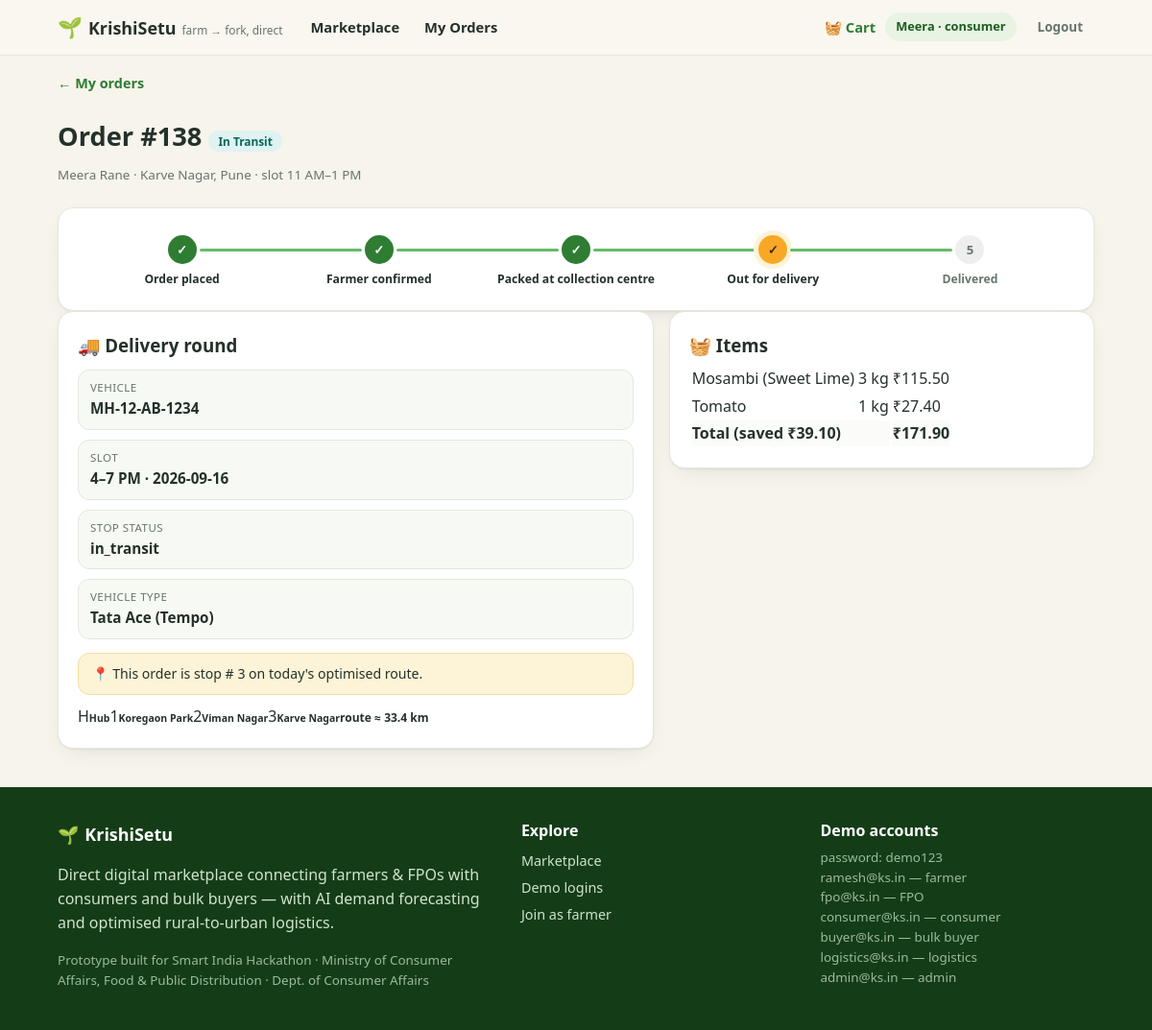
/track/138 (signed in), run on the app's committed database.
### tables this page shows
CREATE TABLE users(
  id INTEGER PRIMARY KEY AUTOINCREMENT, name TEXT NOT NULL, email TEXT UNIQUE NOT NULL,
  password_hash TEXT NOT NULL, role TEXT NOT NULL CHECK(role IN
    ('farmer','consumer','buyer','logistics','admin')),
  phone TEXT, address TEXT, lat REAL, lng REAL,
  created_at TEXT DEFAULT (date('now')));

CREATE TABLE orders(
  id INTEGER PRIMARY KEY AUTOINCREMENT, buyer_id INTEGER REFERENCES users(id),
  buyer_type TEXT DEFAULT 'retail', status TEXT DEFAULT 'placed',
  subtotal REAL, savings REAL, delivery_fee REAL, total REAL,
  payment_mode TEXT DEFAULT 'UPI (demo)', address TEXT, lat REAL, lng REAL,
  slot TEXT, placed_on TEXT DEFAULT (date('now')),
  created_ts TEXT DEFAULT (datetime('now','localtime')));

CREATE TABLE vehicles(
  id INTEGER PRIMARY KEY AUTOINCREMENT, code TEXT UNIQUE, vtype TEXT,
  capacity_kg REAL, hub TEXT, hub_lat REAL, hub_lng REAL, status TEXT DEFAULT 'idle');

CREATE TABLE deliveries(
  id INTEGER PRIMARY KEY AUTOINCREMENT, order_id INTEGER REFERENCES orders(id),
  vehicle_id INTEGER REFERENCES vehicles(id), stop_name TEXT, address TEXT,
  lat REAL, lng REAL, slot TEXT, ddate TEXT, seq INTEGER DEFAULT 0,
  status TEXT DEFAULT 'pending');

CREATE TABLE order_items(
  id INTEGER PRIMARY KEY AUTOINCREMENT, order_id INTEGER REFERENCES orders(id),
  listing_id INTEGER REFERENCES listings(id), farmer_id INTEGER,
  crop_id INTEGER, crop_name TEXT, qty REAL, price REAL, amount REAL);

### app.py (the view)
@app.route("/track/<int:oid>")
def track(oid):
    order = q("SELECT o.*, u.name AS buyer_name FROM orders o JOIN users u ON u.id=o.buyer_id "
              "WHERE o.id=?", (oid,), one=True)
    if not order:
        flash("Order not found.", "err")
        return redirect(url_for("marketplace"))
    items = q("SELECT * FROM order_items WHERE order_id=?", (oid,))
    dlv = q("SELECT d.*, v.code AS vehicle, v.vtype FROM deliveries d "
            "LEFT JOIN vehicles v ON v.id=d.vehicle_id WHERE d.order_id=? "
            "ORDER BY d.ddate DESC LIMIT 1", (oid,), one=True)
    stops, cur_stop = [], None
    if dlv and dlv["vehicle_id"] and dlv["status"] != "delivered":
        stops = q("SELECT * FROM deliveries WHERE vehicle_id=? AND ddate=? ORDER BY seq",
                  (dlv["vehicle_id"], dlv["ddate"]))
        cur_stop = next((s for s in stops if s["id"] == dlv["id"]), None)
    return render_template("track.html", order=order, items=items, dlv=dlv,
                           steps=timeline_for(order), stops=stops, cur_stop=cur_stop,
                           map=route_map(HUB, [dict(s) for s in stops]) if stops else "")

### app.py (called while the page is built, shortened)
def get_db():
    if "db" not in g:
        g.db = sqlite3.connect(DB)
        g.db.row_factory = sqlite3.Row
        g.db.execute("PRAGMA foreign_keys = ON")
    return g.db

@app.before_request
def set_today():
    g.today = date.today()

def q(sql, args=(), one=False):
    cur = get_db().execute(sql, args)
    rows = cur.fetchall()
    return (rows[0] if rows else None) if one else rows

def current_user():
    uid = session.get("uid")
    if not uid:
        return None
    if "cu" not in g:
        g.cu = q("SELECT * FROM users WHERE id=?", (uid,), one=True)
    return g.cu

def inr(v):
    try:
        v = round(float(v), 2)
    except (TypeError, ValueError):
        return "₹0"
    s = f"{v:,.2f}"
    whole, _, frac = s.partition(".")
    whole = whole.replace(",", "")
    return f"₹{whole}.{frac}"

@app.context_processor
def inject_globals():
    cart = session.get("cart", {})
    return dict(user=current_user(),
                cart_count=sum(cart.values()),
                today=date.today(),
                STEPS=STEPS)

def timeline_for(order):
    if order["status"] == "cancelled":
        return []
    names = [s[0] for s in STEPS]
    try:
        idx = names.index(order["status"])
    except ValueError:
        idx = 0
    return [dict(key=k, label=lab, done=(i <= idx), current=(i == idx))
            for i, (k, lab) in enumerate(STEPS)]

### ml/optimizer.py (called while the page is built)
def haversine_km(lat1, lon1, lat2, lon2):
    r = 6371.0
    p1, p2 = math.radians(lat1), math.radians(lat2)
    dp = math.radians(lat2 - lat1)
    dl = math.radians(lon2 - lon1)
    a = math.sin(dp / 2) ** 2 + math.cos(p1) * math.cos(p2) * math.sin(dl / 2) ** 2
    return 2 * r * math.asin(math.sqrt(a))

def route_length_km(depot, order, stops):
    pts = [depot] + [stops[i] for i in order] + [depot]
    total = 0.0
    for a, b in zip(pts, pts[1:]):
        total += haversine_km(a["lat"], a["lng"], b["lat"], b["lng"])
    return total

### templates/track.html (shortened to what this page needs)
{% extends "base.html" %}
{% from "_macros.html" import badge_status %}
{% block content %}
<div class="wrap">
  <a class="crumb" href="{{ url_for('orders') }}">← My orders</a>
  <div class="page-head">
    <div><h1>Order #{{ order['id'] }} {{ badge_status(order['status']) }}</h1>
      <p class="fine">{{ order['buyer_name'] }} · {{ order['address'] }} · slot {{ order['slot'] }}</p></div>
  </div>
  {% if order['status'] == 'cancelled' %}
    <div class="card empty">This order was cancelled.</div>
  {% else %}
  <div class="card">
    <div class="timeline">
      {% for s in steps %}
      <div class="tl-step {{ 'done' if s.done }} {{ 'current' if s.current }}">
        <div class="tl-dot">{{ '✓' if s.done else loop.index }}</div>
        <div class="tl-lab">{{ s.label }}</div>
      </div>
      {% endfor %}
    </div>
  </div>
  <div class="track-grid">
    <div class="card">
      <h3>🚚 Delivery round</h3>
      {% if dlv %}
        <div class="facts col">
          <div><span>Vehicle</span><b>{{ dlv['vehicle'] or 'Awaiting assignment' }}</b></div>
          <div><span>Slot</span><b>{{ dlv['slot'] }} · {{ dlv['ddate'] }}</b></div>
          <div><span>Stop status</span><b>{{ dlv['status'] }}</b></div>
          {% if dlv['vtype'] %}<div><span>Vehicle type</span><b>{{ dlv['vtype'] }}</b></div>{% endif %}
        </div>
        {% if cur_stop %}<div class="note">📍 This order is stop #
          {% set ns = namespace(i=0) %}{% for s in stops if s['status'] != 'delivered' %}{% if s['id'] == cur_stop['id'] %}{{ loop.index }}{% endif %}{% endfor %}
          on today's optimised route.</div>{% endif %}
      {% else %}
        <p class="fine">Not yet assigned to a vehicle — it joins the next optimised round from the hub.</p>
      {% endif %}
      {% if map %}<div class="map-wrap {{ 'anim' if cur_stop }}">{{ map|safe }}</div>{% endif %}
    </div>
    <div class="card">
      <h3>🧺 Items</h3>
      <table>
        <tbody>
        {% for it in items %}
          <tr><td>{{ it['crop_name'] }}</td><td>{{ '%g'|format(it['qty']) }} kg</td><td>{{ it['amount']|inr }}</td></tr>
        {% endfor %}
        <tr class="total-row"><td colspan="2"><b>Total (saved {{ order['savings']|inr }})</b></td><td><b>{{ order['total']|inr }}</b></td></tr>
        </tbody>
      </table>
    </div>
  </div>
  {% endif %}
</div>
{% endblock %}

### templates/base.html (shortened to what this page needs)
<!doctype html>
<html lang="en">
<head>
<link rel="stylesheet" href="{{ url_for('static', filename='css/style.css') }}">
</head>
<body>
<header class="topbar">
  <div class="wrap nav">
    <a class="brand" href="{{ url_for('index') }}"><span class="leaf">🌱</span> <b>KrishiSetu</b><span class="tagline">farm → fork, direct</span></a>
    <nav class="links">
      <a href="{{ url_for('marketplace') }}">Marketplace</a>
      {% if user and user.role == 'farmer' %}
        <a href="{{ url_for('farmer_dash') }}">Dashboard</a>
        <a href="{{ url_for('farmer_insights') }}">AI Insights</a>
        <a href="{{ url_for('farmer_listings') }}">My Listings</a>
      {% elif user and user.role == 'buyer' %}
        <a href="{{ url_for('buyer_dash') }}">Buyer Hub</a>
        <a href="{{ url_for('orders') }}">My Orders</a>
      {% elif user and user.role == 'consumer' %}
        <a href="{{ url_for('orders') }}">My Orders</a>
      {% elif user and user.role == 'logistics' %}
        <a href="{{ url_for('logistics') }}">Logistics Console</a>
      {% elif user and user.role == 'admin' %}
        <a href="{{ url_for('admin') }}">Admin</a>
        <a href="{{ url_for('logistics') }}">Logistics</a>
      {% endif %}
    </nav>
    <div class="nav-right">
      {% if user %}
        {% if user.role in ('consumer', 'buyer') %}
          <a class="cart" href="{{ url_for('cart') }}">🧺 Cart{% if cart_count %} <span class="pill">{{ cart_count }}</span>{% endif %}</a>
        {% endif %}
        <span class="chip">{{ user.name.split(' ')[0] }} · {{ user.role }}</span>
        <form method="post" action="{{ url_for('logout') }}" class="inline"><button class="btn ghost sm">Logout</button></form>
      {% else %}
        <a class="btn ghost sm" href="{{ url_for('login') }}">Login</a>
        <a class="btn primary sm" href="{{ url_for('register') }}">Join free</a>
      {% endif %}
    </div>
  </div>
</header>
<main>{% block content %}{% endblock %}</main>
<footer>
  <div class="wrap cols">
    <div>
      <div class="brand">🌱 <b>KrishiSetu</b></div>
      <p>Direct digital marketplace connecting farmers &amp; FPOs with consumers and bulk buyers — with AI demand forecasting and optimised rural-to-urban logistics.</p>
      <p class="fine">Prototype built for Smart India Hackathon · Ministry of Consumer Affairs, Food &amp; Public Distribution · Dept. of Consumer Affairs</p>
    </div>
    <div>
      <h4>Explore</h4>
      <a href="{{ url_for('marketplace') }}">Marketplace</a>
      <a href="{{ url_for('login') }}">Demo logins</a>
      <a href="{{ url_for('register') }}">Join as farmer</a>
    </div>
    <div>
      <h4>Demo accounts</h4>
      <span class="fine">password: demo123</span>
      <span class="fine">ramesh@ks.in — farmer</span>
      <span class="fine">fpo@ks.in — FPO</span>
      <span class="fine">consumer@ks.in — consumer</span>
      <span class="fine">buyer@ks.in — bulk buyer</span>
      <span class="fine">logistics@ks.in — logistics</span>
      <span class="fine">admin@ks.in — admin</span>
    </div>
  </div>
</footer>
</body>
</html>

### templates/_macros.html (shortened to what this page needs)
{% macro badge_status(s) %}<span class="badge st-{{ s }}">{{ s|replace('_',' ') }}</span>{% endmacro %}

### data on the page
users: name "Meera", role "consumer", buyer_name "Meera Rane"
orders: id "138", status "In Transit", address "Karve Nagar, Pune", slot "11 AM–1 PM", savings|inr "₹39.10", total|inr "₹171.90"
vehicles: code "MH-12-AB-1234", vtype "Tata Ace (Tempo)"
deliveries: slot "4–7 PM", ddate "2026-09-16", status "in_transit", stop_name "H Hub 1 Koregaon Park 2 Viman Nagar 3 Karve Nagar route ≈ 33.4 km"
order_items: crop_name "Mosambi (Sweet Lime)", qty "3", amount|inr "₹115.50"
order_items: crop_name "Tomato", qty "1", amount|inr "₹27.40"

### other printed values
{{ '✓' if s.done else loop.index }} "✓" "✓" "✓" "✓" "5"
{{ s.label }} "Order placed" "Farmer confirmed" "Packed at collection centre" "Out for delivery" "Delivered"
